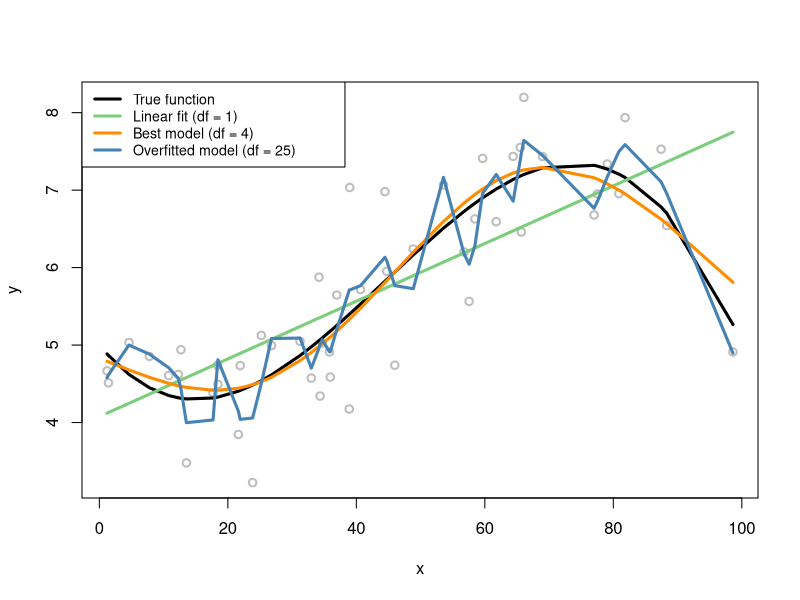

Reproduce this figure in R.
## ---- chunk 1
knitr::opts_chunk$set(echo = TRUE)
## ---- chunk 2
seed <- 1809
set.seed(seed)

gen_data <- function(n, beta, sigma_eps) {
    eps <- rnorm(n, 0, sigma_eps)
    x <- sort(runif(n, 0, 100))
    X <- cbind(1, poly(x, degree = (length(beta) - 1), raw = TRUE))
    y <- as.numeric(X %*% beta + eps)
    
    return(data.frame(x = x, y = y))
}

# Fit the models
require(splines)

n_rep <- 100
n_df <- 30
df <- 1:n_df
beta <- c(5, -0.1, 0.004, -3e-05)
n_train <- 50
n_test <- 10000
sigma_eps <- 0.5

xy <- res <- list()
xy_test <- gen_data(n_test, beta, sigma_eps)
for (i in 1:n_rep) {
    xy[[i]] <- gen_data(n_train, beta, sigma_eps)
    x <- xy[[i]][, "x"]
    y <- xy[[i]][, "y"]
    res[[i]] <- apply(t(df), 2, function(degf) lm(y ~ ns(x, df = degf)))
}
## ---- chunk 3
# Plot the data
x <- xy[[1]]$x
X <- cbind(1, poly(x, degree = (length(beta) - 1), raw = TRUE))
y <- xy[[1]]$y
plot(y ~ x, col = "gray", lwd = 2)
lines(x, X %*% beta, lwd = 3, col = "black")
lines(x, fitted(res[[1]][[1]]), lwd = 3, col = "palegreen3")
lines(x, fitted(res[[1]][[4]]), lwd = 3, col = "darkorange")
lines(x, fitted(res[[1]][[25]]), lwd = 3, col = "steelblue")
legend(x = "topleft", legend = c("True function", "Linear fit (df = 1)", "Best model (df = 4)", 
    "Overfitted model (df = 25)"), lwd = rep(3, 4), col = c("black", "palegreen3", 
    "darkorange", "steelblue"), text.width = 32, cex = 0.85)
